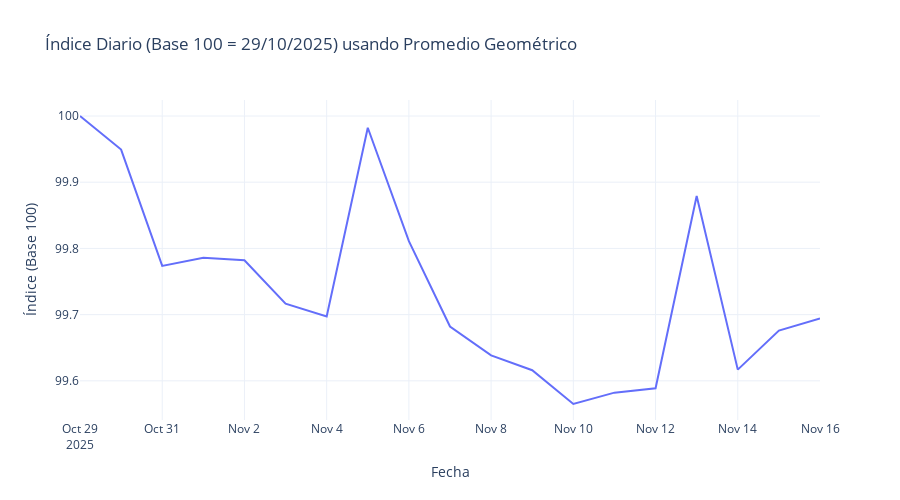

The cell this chart's notebook holds for it:
### Code cell
import plotly.graph_objects as go

fig = go.Figure()

# Línea principal
fig.add_trace(go.Scatter(
    x=daily["Fecha"],
    y=daily["idx"],
    mode="lines",
    name="Índice (Base 100)",
    line=dict(width=2)
))

# # Banda superior
# fig.add_trace(go.Scatter(
#     x=daily["Fecha"],
#     y=daily["idx_sup"],
#     mode="lines",
#     name="Banda superior",
#     line=dict(width=1, dash="dot")
# ))

# # Banda inferior
# fig.add_trace(go.Scatter(
#     x=daily["Fecha"],
#     y=daily["idx_inf"],
#     mode="lines",
#     name="Banda inferior",
#     line=dict(width=1, dash="dot")
# ))

# # Relleno entre bandas
# fig.add_trace(go.Scatter(
#     x=pd.concat([daily["Fecha"], daily["Fecha"][::-1]]),
#     y=pd.concat([daily["idx_sup"], daily["idx_inf"][::-1]]),
#     fill="toself",
#     fillcolor="rgba(0, 100, 200, 0.15)",
#     line=dict(color="rgba(0,0,0,0)"),
#     hoverinfo="skip",
#     showlegend=False
# ))

fig.update_layout(
    title="Índice Diario (Base 100 = 29/10/2025) usando Promedio Geométrico",
    xaxis_title="Fecha",
    yaxis_title="Índice (Base 100)",
    template="plotly_white",
    hovermode="x unified",
    width=900,
    height=500
)

fig.show()

### Figure 1 — Plotly figure (JSON) as saved in the notebook; plotly's stock layout.template omitted (floating-point values rounded to 4 significant figures)
{"data": [{"line": {"width": 2}, "mode": "lines", "name": "Índice (Base 100)", "type": "scatter", "x": ["2025-10-29T00:00:00", "2025-10-30T00:00:00", "2025-10-31T00:00:00", "2025-11-01T00:00:00", "2025-11-02T00:00:00", "2025-11-03T00:00:00", "2025-11-04T00:00:00", "2025-11-05T00:00:00", "2025-11-06T00:00:00", "2025-11-07T00:00:00", "2025-11-08T00:00:00", "2025-11-09T00:00:00", "2025-11-10T00:00:00", "2025-11-11T00:00:00", "2025-11-12T00:00:00", "2025-11-13T00:00:00", "2025-11-14T00:00:00", "2025-11-15T00:00:00", "2025-11-16T00:00:00"], "y": [100, 99.95, 99.77, 99.79, 99.78, 99.72, 99.7, 99.98, 99.81, 99.68, 99.64, 99.62, 99.56, 99.58, 99.59, 99.88, 99.62, 99.68, 99.69]}], "layout": {"height": 500, "hovermode": "x unified", "title": {"text": "Índice Diario (Base 100 = 29/10/2025) usando Promedio Geométrico"}, "width": 900, "xaxis": {"title": {"text": "Fecha"}}, "yaxis": {"title": {"text": "Índice (Base 100)"}}}}
